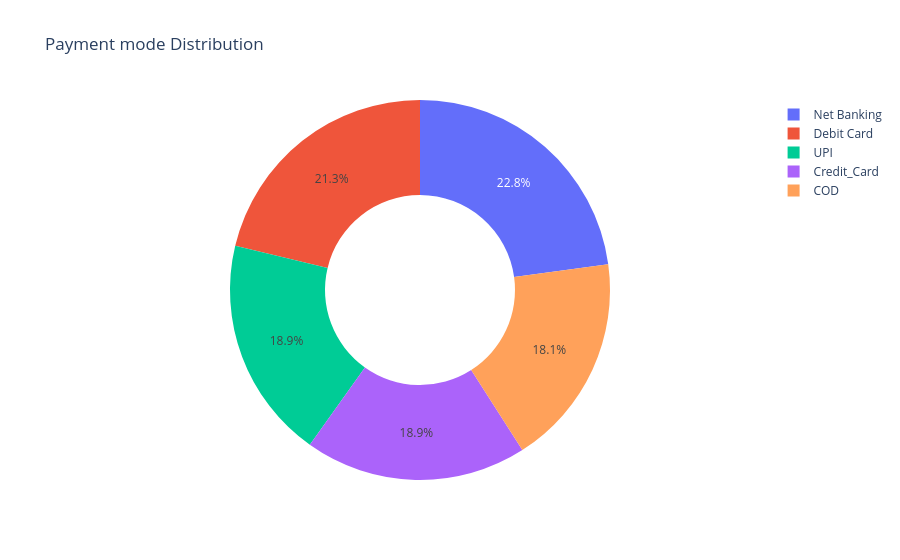

The code cell stored with this chart in its notebook:
### Code cell
fig = px.pie(data_frame=q8,names='Payment_mode',values='count',hole=0.5,
             title='Payment mode Distribution')
fig.show()

### Figure 1 — Plotly figure (JSON) as saved in the notebook; plotly's stock layout.template omitted (floating-point values rounded to 4 significant figures)
{"data": [{"domain": {"x": [0, 1], "y": [0, 1]}, "hole": 0.5, "hovertemplate": "Payment_mode=%{label}<br>count=%{value}<extra></extra>", "labels": ["Net Banking", "Debit Card", "UPI", "Credit_Card", "COD"], "legendgroup": "", "name": "", "showlegend": true, "type": "pie", "values": [29, 27, 24, 24, 23]}], "layout": {"legend": {"tracegroupgap": 0}, "title": {"text": "Payment mode Distribution"}}}
